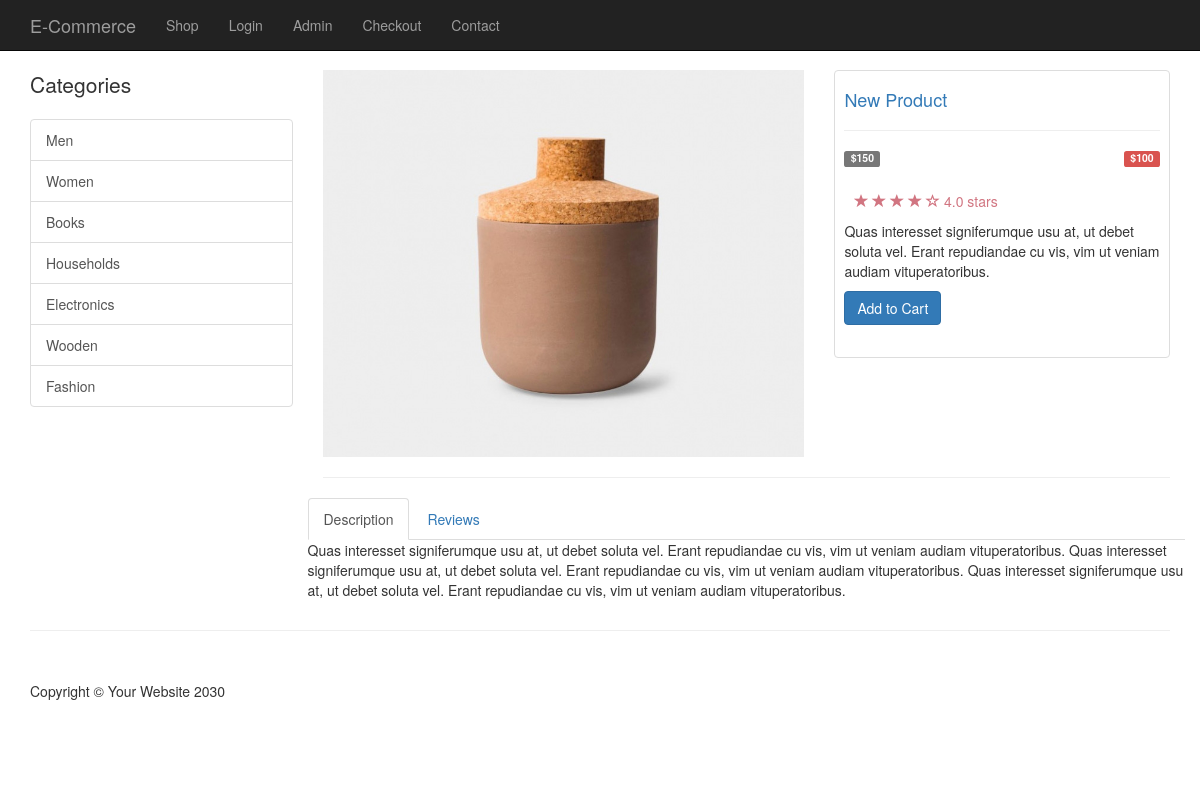
The page /product-details.php?id=3 on the database its author committed.
### tables this page shows
CREATE TABLE `categories` (
  `cat_id` int(11) NOT NULL,
  `cat_name` varchar(255) NOT NULL
);

CREATE TABLE `products` (
  `product_id` int(11) NOT NULL,
  `product_name` varchar(255) NOT NULL,
  `product_cat_id` int(11) DEFAULT NULL,
  `product_des` text NOT NULL,
  `product_shortDes` text NOT NULL,
  `product_price` float DEFAULT NULL,
  `product_old_price` float DEFAULT NULL,
  `product_quantity` int(11) DEFAULT NULL,
  `product_image` varchar(255) NOT NULL,
  `product_brand` varchar(255) DEFAULT NULL,
  `product_tags` varchar(255) DEFAULT NULL
);

### public/product-details.php (the view, shortened to what this page needs)
<?php
include_once(TEMPLATE_FRONT . DS . 'header.php');
include_once(TEMPLATE_FRONT . DS . 'top_nav.php');
?>
<div class="container">
    <div class="row">
        <?php include_once(TEMPLATE_FRONT . DS . 'left_sidebar.php'); ?>
        <?php
            $product_query = query("SELECT * FROM products WHERE product_id=". escape_string($_GET['id']) ." ");
            while ($row = fetch_array($product_query)) :
            $display_image = display_image($row['product_image']);
            ?>
        <div class="col-md-9">
            <div class="row">
                <div class="col-md-7">
                    <img class="img-responsive" src="../resources/<?php echo $display_image; ?>" alt="<?php echo $row['product_name']; ?>">
                </div>
                <div class="col-md-5">
                    <div class="thumbnail">
                        <div class="caption-full">
                            <h4><a href="#"><?php echo $row['product_name']; ?></a> </h4>
                            <hr>
                            <span class="label label-default pull-left"><?php echo "&#36;" . $row['product_old_price']; ?></span>
                            <span class="label label-danger pull-right"><?php echo "&#36;" . $row['product_price']; ?></span>
                            <br>
                            <br>
                            <div class="ratings">
                                <p>
                                    <span class="glyphicon glyphicon-star"></span>
                                    <span class="glyphicon glyphicon-star"></span>
                                    <span class="glyphicon glyphicon-star"></span>
                                    <span class="glyphicon glyphicon-star"></span>
                                    <span class="glyphicon glyphicon-star-empty"></span>
                                    4.0 stars
                                </p>
                            </div>
                            <p><?php echo $row['product_shortDes']; ?></p>
                            <form action="">
                                <div class="form-group">
                                    <a href="../resources/cart.php?add=<?php echo $row['product_id']; ?>" class="btn btn-primary">Add to Cart</a>
                                </div>
                            </form>
                        </div>
                    </div>
                </div>
            </div>
            <hr>
            <div class="row">
                <div role="tabpanel">
                    <ul class="nav nav-tabs" role="tablist">
                        <li role="presentation" class="active"><a href="#home" aria-controls="home" role="tab" data-toggle="tab">Description</a></li>
                        <li role="presentation"><a href="#profile" aria-controls="profile" role="tab" data-toggle="tab">Reviews</a></li>
                    </ul>
                    <div class="tab-content">
                        <div role="tabpanel" class="tab-pane active" id="home">
                            <p><?php echo $row['product_des']; ?></p>
                        </div>
                    </div>
                </div>
            </div>
        </div>
        <?php endwhile; ?>
    </div>
</div>
<?php include_once(TEMPLATE_FRONT . DS . 'footer.php'); ?>

### resources/functions.php (shortened to what this page needs)
<?php
$uploads_directory = "uploads";
function display_image($img)
{
    global $uploads_directory;
    return $uploads_directory . DS . $img;
}
function query($sql)
{
    global $connect;
    return mysqli_query($connect, $sql);
}
function escape_string($string)
{
    global $connect;
    return mysqli_real_escape_string($connect, $string);
}
function fetch_array($result)
{
    return mysqli_fetch_array($result);
}
function get_categories()
{
    $cat_query = query("SELECT * FROM categories");
    while ($row = fetch_array($cat_query)) {
        $categories = <<<DELIMETER
            <a class='list-group-item' href='category.php?id={$row['cat_id']}'>{$row['cat_name']}</a>
        DELIMETER;
        echo $categories;
    }
}

### public/css/shop-homepage.css (style rules this page uses)
body { padding-top: 70px; }
.ratings { padding-right: 10px; padding-left: 10px; color: #d17581; }
.thumbnail { padding:0 0 8px; overflow: hidden; }
.thumbnail .caption-full { padding: 9px; color: #333; }

### rows shown on the page
categories: cat_name "Men"
categories: cat_name "Women"
categories: cat_name "Books"
categories: cat_name "Households"
categories: cat_name "Electronics"
categories: cat_name "Wooden"
categories: cat_name "Fashion"
products: product_image (picture), product_name "New Product", product_old_price "150", product_price "100", product_shortDes "Quas interesset signiferumque usu at, ut debet soluta vel. Erant repudiandae cu vis, vim ut veniam audiam vituperatoribus.", product_des "Quas interesset signiferumque usu at, ut debet soluta vel. Erant repudiandae cu vis, vim ut veniam audiam vituperatoribus. Quas interesset signiferumque usu at, ut debet soluta vel. Erant repudiandae cu vis, vim ut veniam audiam vituperatoribus. Quas interesset signiferumque usu at, ut debet soluta vel. Erant repudiandae cu vis, vim ut veniam audiam vituperatoribus."
